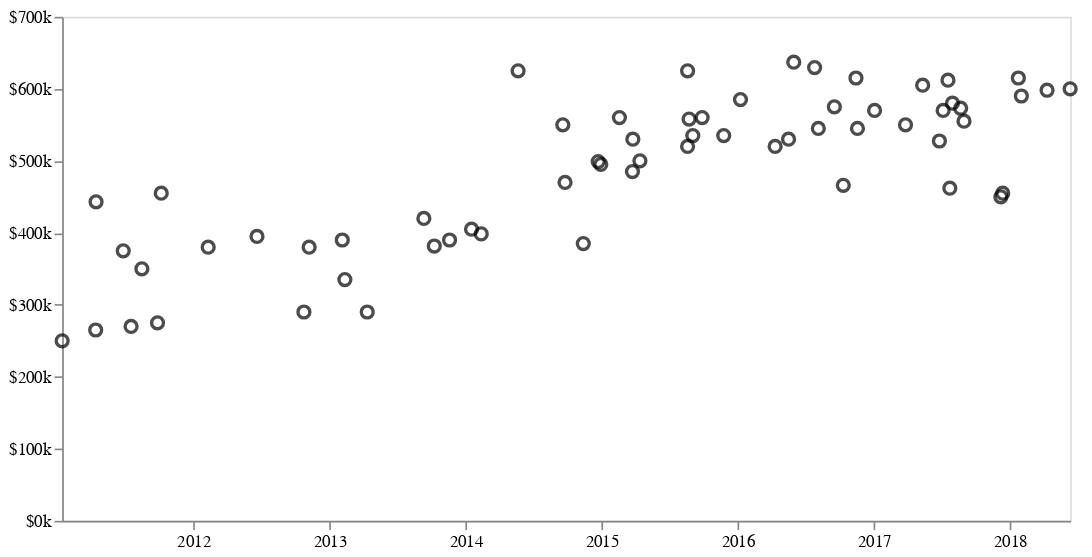

The cell this chart's notebook holds for it:
### Markdown cell above
###

### Code cell
chart = alt.Chart(df).mark_point(size=50, color="black").encode(
    x=alt.X(
        "date:T",
        axis=alt.Axis(title="", format="%Y", tickCount=7, grid=False),
    ),
    y=alt.Y(
        "price:Q",
        axis=alt.Axis(title="", format="$s", grid=False),
        scale=alt.Scale(domain=[0, 700000])
    ),
    tooltip=["unit", "price", "square_feet", "price_per_square_foot"]
).properties(width=600)

chart.configure_view(
    strokeOpacity=0
).save('assets/price-by-date.svg')

chart

### Figure 1 — Vega-Lite specification as saved in the notebook (floating-point values rounded to 4 significant figures)
{"$schema": "https://vega.github.io/schema/vega-lite/v2.4.3.json", "config": {"view": {"height": 300, "width": 400}}, "data": {"values": [{"bathrooms": 2, "bedrooms": 2, "date": "2018-06-12", "price": 600000, "price_per_square_foot": 453.5, "square_feet": 1323, "unit": 527, "url": "https://www.dlxco.com/the-promenade-west-lofts-condos-for-sale-lease-downtown-losangeles?mlsno=18-334730"}, {"bathrooms": 2, "bedrooms": 2, "date": "2018-04-11", "price": 598000, "price_per_square_foot": 443.6, "square_feet": 1348, "unit": 706, "url": "https://www.dlxco.com/the-promenade-west-lofts-condos-for-sale-lease-downtown-losangeles?mlsno=SR18004194CN"}, {"bathrooms": 2, "bedrooms": 2, "date": "2018-02-01", "price": 590000, "price_per_square_foot": 446.0, "square_feet": 1323, "unit": 409, "url": "https://www.dlxco.com/the-promenade-west-lofts-condos-for-sale-lease-downtown-losangeles?mlsno=18-302636"}, {"bathrooms": 3, "bedrooms": 2, "date": "2018-01-24", "price": 615000, "price_per_square_foot": 407.6, "square_feet": 1509, "unit": 315, "url": "https://www.dlxco.com/the-promenade-west-lofts-condos-for-sale-lease-downtown-losangeles?mlsno=17-280756"}, {"bathrooms": 1, "bedrooms": 1, "date": "2017-12-13", "price": 455000, "price_per_square_foot": 452.3, "square_feet": 1006, "unit": 804, "url": "https://www.dlxco.com/the-promenade-west-lofts-condos-for-sale-lease-downtown-losangeles?mlsno=17-276468"}, {"bathrooms": 2, "bedrooms": 1, "date": "2017-12-08", "price": 450000, "price_per_square_foot": 447.3, "square_feet": 1006, "unit": 803, "url": "https://www.dlxco.com/the-promenade-west-lofts-condos-for-sale-lease-downtown-losangeles?mlsno=RS17251377MR"}, {"bathrooms": 2, "bedrooms": 2, "date": "2017-08-31", "price": 555000, "price_per_square_foot": 450.5, "square_feet": 1232, "unit": 511, "url": "https://www.dlxco.com/the-promenade-west-lofts-condos-for-sale-lease-downtown-losangeles?mlsno=SR17142069CN"}, {"bathrooms": 2, "bedrooms": 2, "date": "2017-08-22", "price": 573000, "price_per_square_foot": 470.8, "square_feet": 1217, "unit": 305, "url": "https://www.dlxco.com/the-promenade-west-lofts-condos-for-sale-lease-downtown-losangeles?mlsno=17-241720"}, {"bathrooms": 3, "bedrooms": 2, "date": "2017-07-31", "price": 580000, "price_per_square_foot": 386.7, "square_feet": 1500, "unit": 316, "url": "https://www.dlxco.com/the-promenade-west-lofts-condos-for-sale-lease-downtown-losangeles?mlsno=17-206676"}, {"bathrooms": 1, "bedrooms": 1, "date": "2017-07-24", "price": 462000, "price_per_square_foot": 465.7, "square_feet": 992, "unit": 712, "url": "https://www.dlxco.com/the-promenade-west-lofts-condos-for-sale-lease-downtown-losangeles?mlsno=17-233274"}, {"bathrooms": 2, "bedrooms": 3, "date": "2017-07-19", "price": 612000, "price_per_square_foot": 375.9, "square_feet": 1628, "unit": 705, "url": "https://www.dlxco.com/the-promenade-west-lofts-condos-for-sale-lease-downtown-losangeles?mlsno=17-229802"}, {"bathrooms": 2, "bedrooms": 2, "date": "2017-07-06", "price": 570000, "price_per_square_foot": 468.4, "square_feet": 1217, "unit": 309, "url": "https://www.dlxco.com/the-promenade-west-lofts-condos-for-sale-lease-downtown-losangeles?mlsno=17-215688"}, {"bathrooms": 2, "bedrooms": 2, "date": "2017-06-26", "price": 527500, "price_per_square_foot": 391.3, "square_feet": 1348, "unit": 621, "url": "https://www.dlxco.com/the-promenade-west-lofts-condos-for-sale-lease-downtown-losangeles?mlsno=SB17104895MR"}, {"bathrooms": 3, "bedrooms": 2, "date": "2017-05-12", "price": 605000, "price_per_square_foot": 400.1, "square_feet": 1512, "unit": 206, "url": "https://www.dlxco.com/the-promenade-west-lofts-condos-for-sale-lease-downtown-losangeles?mlsno=17-211192"}, {"bathrooms": 2, "bedrooms": 3, "date": "2017-03-27", "price": 550000, "price_per_square_foot": 322.2, "square_feet": 1707, "unit": 520, "url": "https://www.dlxco.com/the-promenade-west-lofts-condos-for-sale-lease-downtown-losangeles?mlsno=16-166900"}, {"bathrooms": 2, "bedrooms": 2, "date": "2017-01-03", "price": 570000, "price_per_square_foot": 430.8, "square_feet": 1323, "unit": 619, "url": "https://www.dlxco.com/the-promenade-west-lofts-condos-for-sale-lease-downtown-losangeles?mlsno=16-176362"}, {"bathrooms": 2, "bedrooms": 2, "date": "2016-11-18", "price": 545000, "price_per_square_foot": 435.0, "square_feet": 1253, "unit": 501, "url": "https://www.dlxco.com/the-promenade-west-lofts-condos-for-sale-lease-downtown-losangeles?mlsno=16-149712"}, {"bathrooms": 2, "bedrooms": 2, "date": "2016-11-14", "price": 615000, "price_per_square_foot": 440.5, "square_feet": 1396, "unit": 808, "url": "https://www.dlxco.com/the-promenade-west-lofts-condos-for-sale-lease-downtown-losangeles?mlsno=16-138782"}, {"bathrooms": 1, "bedrooms": 1, "date": "2016-10-11", "price": 466000, "price_per_square_foot": 463.2, "square_feet": 1006, "unit": 806, "url": "https://www.dlxco.com/the-promenade-west-lofts-condos-for-sale-lease-downtown-losangeles?mlsno=16-122734"}, {"bathrooms": 2, "bedrooms": 2, "date": "2016-09-17", "price": 575000, "price_per_square_foot": 433.3, "square_feet": 1327, "unit": 415, "url": "https://www.dlxco.com/the-promenade-west-lofts-condos-for-sale-lease-downtown-losangeles?mlsno=16-142232"}, {"bathrooms": 1, "bedrooms": 1, "date": "2016-08-05", "price": 545000, "price_per_square_foot": 541.7, "square_feet": 1006, "unit": 802, "url": "https://www.dlxco.com/the-promenade-west-lofts-condos-for-sale-lease-downtown-losangeles?mlsno=16-125118"}, {"bathrooms": 3, "bedrooms": 2, "date": "2016-07-26", "price": 629500, "price_per_square_foot": 416.3, "square_feet": 1512, "unit": 314, "url": "https://www.dlxco.com/the-promenade-west-lofts-condos-for-sale-lease-downtown-losangeles?mlsno=16-124382"}, {"bathrooms": 2, "bedrooms": 3, "date": "2016-05-31", "price": 637000, "price_per_square_foot": 391.0, "square_feet": 1629, "unit": 505, "url": "https://www.dlxco.com/the-promenade-west-lofts-condos-for-sale-lease-downtown-losangeles?mlsno=PW16060511MR"}, {"bathrooms": 1, "bedrooms": 1, "date": "2016-05-17", "price": 530000, "price_per_square_foot": 526.8, "square_feet": 1006, "unit": 801, "url": "https://www.dlxco.com/the-promenade-west-lofts-condos-for-sale-lease-downtown-losangeles?mlsno=16-975267"}, {"bathrooms": 2, "bedrooms": 2, "date": "2016-04-11", "price": 520000, "price_per_square_foot": 385.8, "square_feet": 1348, "unit": 414, "url": "https://www.dlxco.com/the-promenade-west-lofts-condos-for-sale-lease-downtown-losangeles?mlsno=15-963651"}, {"bathrooms": 3, "bedrooms": 2, "date": "2016-01-09", "price": 585000, "price_per_square_foot": 386.9, "square_feet": 1512, "unit": 202, "url": "https://www.dlxco.com/the-promenade-west-lofts-condos-for-sale-lease-downtown-losangeles?mlsno=15-960051"}, {"bathrooms": 2, "bedrooms": 2, "date": "2015-11-25", "price": 535000, "price_per_square_foot": 408.1, "square_feet": 1311, "unit": 516, "url": "https://www.dlxco.com/the-promenade-west-lofts-condos-for-sale-lease-downtown-losangeles?mlsno=315009216IT"}, {"bathrooms": 2, "bedrooms": 2, "date": "2015-09-28", "price": 560000, "price_per_square_foot": 416.0, "square_feet": 1346, "unit": 504, "url": "https://www.dlxco.com/the-promenade-west-lofts-condos-for-sale-lease-downtown-losangeles?mlsno=15-927421"}, {"bathrooms": 2, "bedrooms": 2, "date": "2015-09-03", "price": 535000, "price_per_square_foot": 404.1, "square_feet": 1324, "unit": 611, "url": "https://www.dlxco.com/the-promenade-west-lofts-condos-for-sale-lease-downtown-losangeles?mlsno=15-906695"}, {"bathrooms": 2, "bedrooms": 2, "date": "2015-08-24", "price": 558000, "price_per_square_foot": 421.8, "square_feet": 1323, "unit": 616, "url": "https://www.dlxco.com/the-promenade-west-lofts-condos-for-sale-lease-downtown-losangeles?mlsno=15-907973"}, {"bathrooms": 2, "bedrooms": 2, "date": "2015-08-20", "price": 625000, "price_per_square_foot": 472.4, "square_feet": 1323, "unit": 527, "url": "https://www.dlxco.com/the-promenade-west-lofts-condos-for-sale-lease-downtown-losangeles?mlsno=AR15120825MR"}, {"bathrooms": 2, "bedrooms": 2, "date": "2015-08-20", "price": 520000, "price_per_square_foot": 385.8, "square_feet": 1348, "unit": 701, "url": "https://www.dlxco.com/the-promenade-west-lofts-condos-for-sale-lease-downtown-losangeles?mlsno=15-913217"}, {"bathrooms": 2, "bedrooms": 2, "date": "2015-04-14", "price": 500000, "price_per_square_foot": 370.9, "square_feet": 1348, "unit": 704, "url": "https://www.dlxco.com/the-promenade-west-lofts-condos-for-sale-lease-downtown-losangeles?mlsno=15-824505"}, {"bathrooms": 2, "bedrooms": 2, "date": "2015-03-26", "price": 530000, "price_per_square_foot": 393.2, "square_feet": 1348, "unit": 412, "url": "https://www.dlxco.com/the-promenade-west-lofts-condos-for-sale-lease-downtown-losangeles?mlsno=15-879535"}, {"bathrooms": 3, "bedrooms": 2, "date": "2015-03-25", "price": 485000, "price_per_square_foot": 321.4, "square_feet": 1509, "unit": 319, "url": "https://www.dlxco.com/the-promenade-west-lofts-condos-for-sale-lease-downtown-losangeles?mlsno=14-795913"}, {"bathrooms": 3, "bedrooms": 2, "date": "2015-02-18", "price": 560000, "price_per_square_foot": 373.3, "square_feet": 1500, "unit": 203, "url": "https://www.dlxco.com/the-promenade-west-lofts-condos-for-sale-lease-downtown-losangeles?mlsno=14-812843"}, {"bathrooms": 2, "bedrooms": 2, "date": "2014-12-30", "price": 495000, "price_per_square_foot": 374.1, "square_feet": 1323, "unit": 524, "url": "https://www.dlxco.com/the-promenade-west-lofts-condos-for-sale-lease-downtown-losangeles?mlsno=14-781543"}, {"bathrooms": 2, "bedrooms": 2, "date": "2014-12-23", "price": 499000, "price_per_square_foot": 410.0, "square_feet": 1217, "unit": 209, "url": "https://www.dlxco.com/the-promenade-west-lofts-condos-for-sale-lease-downtown-losangeles?mlsno=14-812935"}, {"bathrooms": 1, "bedrooms": 1, "date": "2014-11-13", "price": 385000, "price_per_square_foot": 382.7, "square_feet": 1006, "unit": 610, "url": "https://www.dlxco.com/the-promenade-west-lofts-condos-for-sale-lease-downtown-losangeles?mlsno=14-791495"}, {"bathrooms": 3, "bedrooms": 2, "date": "2014-09-25", "price": 470000, "price_per_square_foot": 313.8, "square_feet": 1498, "unit": 317, "url": "https://www.dlxco.com/the-promenade-west-lofts-condos-for-sale-lease-downtown-losangeles?mlsno=214012630IT"}, {"bathrooms": 3, "bedrooms": 2, "date": "2014-09-19", "price": 550000, "price_per_square_foot": 363.8, "square_feet": 1512, "unit": 206, "url": "https://www.dlxco.com/the-promenade-west-lofts-condos-for-sale-lease-downtown-losangeles?mlsno=14-738439"}, {"bathrooms": 2, "bedrooms": 3, "date": "2014-05-22", "price": 625000, "price_per_square_foot": 370.9, "square_feet": 1685, "unit": 405, "url": "https://www.dlxco.com/the-promenade-west-lofts-condos-for-sale-lease-downtown-losangeles?mlsno=14-745001"}, {"bathrooms": 3, "bedrooms": 2, "date": "2014-02-12", "price": 398500, "price_per_square_foot": 264.1, "square_feet": 1509, "unit": 319, "url": "https://www.dlxco.com/the-promenade-west-lofts-condos-for-sale-lease-downtown-losangeles?mlsno=SR13129134CN"}, {"bathrooms": 2, "bedrooms": 2, "date": "2014-01-17", "price": 405000, "price_per_square_foot": 306.8, "square_feet": 1320, "unit": 108, "url": "https://www.dlxco.com/the-promenade-west-lofts-condos-for-sale-lease-downtown-losangeles?mlsno=13-719047"}, {"bathrooms": 1, "bedrooms": 1, "date": "2013-11-19", "price": 390000, "price_per_square_foot": 387.7, "square_feet": 1006, "unit": 711, "url": "https://www.dlxco.com/the-promenade-west-lofts-condos-for-sale-lease-downtown-losangeles?mlsno=13-689693"}, {"bathrooms": 2, "bedrooms": 2, "date": "2013-10-09", "price": 381650, "price_per_square_foot": 313.6, "square_feet": 1217, "unit": 211, "url": "https://www.dlxco.com/the-promenade-west-lofts-condos-for-sale-lease-downtown-losangeles?mlsno=PW13077881MR"}, {"bathrooms": 2, "bedrooms": 2, "date": "2013-09-11", "price": 420000, "price_per_square_foot": 340.9, "square_feet": 1232, "unit": 502, "url": "https://www.dlxco.com/the-promenade-west-lofts-condos-for-sale-lease-downtown-losangeles?mlsno=13-664793"}, {"bathrooms": 1, "bedrooms": 1, "date": "2013-04-12", "price": 290000, "price_per_square_foot": 289.1, "square_feet": 1003, "unit": 609, "url": "https://www.dlxco.com/the-promenade-west-lofts-condos-for-sale-lease-downtown-losangeles?mlsno=S710858MR"}, {"bathrooms": 2, "bedrooms": 2, "date": "2013-02-11", "price": 335000, "price_per_square_foot": 253.2, "square_feet": 1323, "unit": 522, "url": "https://www.dlxco.com/the-promenade-west-lofts-condos-for-sale-lease-downtown-losangeles?mlsno=P837804MR"}, {"bathrooms": 2, "bedrooms": 2, "date": "2013-02-04", "price": 390000, "price_per_square_foot": 293.9, "square_feet": 1327, "unit": 403, "url": "https://www.dlxco.com/the-promenade-west-lofts-condos-for-sale-lease-downtown-losangeles?mlsno=12-631013"}, {"bathrooms": 2, "bedrooms": 2, "date": "2012-11-07", "price": 380000, "price_per_square_foot": 286.4, "square_feet": 1327, "unit": 416, "url": "https://www.dlxco.com/the-promenade-west-lofts-condos-for-sale-lease-downtown-losangeles?mlsno=22167529IT"}, {"bathrooms": 2, "bedrooms": 2, "date": "2012-10-24", "price": 290000, "price_per_square_foot": 218.5, "square_feet": 1327, "unit": 526, "url": "https://www.dlxco.com/the-promenade-west-lofts-condos-for-sale-lease-downtown-losangeles?mlsno=12-598567"}, {"bathrooms": 2, "bedrooms": 2, "date": "2012-06-20", "price": 395000, "price_per_square_foot": 298.6, "square_feet": 1323, "unit": 308, "url": "https://www.dlxco.com/the-promenade-west-lofts-condos-for-sale-lease-downtown-losangeles?mlsno=12-593925"}, {"bathrooms": 2, "bedrooms": 2, "date": "2012-02-10", "price": 380000, "price_per_square_foot": 286.4, "square_feet": 1327, "unit": 415, "url": "https://www.dlxco.com/the-promenade-west-lofts-condos-for-sale-lease-downtown-losangeles?mlsno=11-569123"}, {"bathrooms": 3, "bedrooms": 2, "date": "2011-10-07", "price": 455000, "price_per_square_foot": 301.9, "square_feet": 1507, "unit": 205, "url": "https://www.dlxco.com/the-promenade-west-lofts-condos-for-sale-lease-downtown-losangeles?mlsno=11-535629"}, {"bathrooms": 3, "bedrooms": 2, "date": "2011-09-27", "price": 275000, "price_per_square_foot": 181.9, "square_feet": 1512, "unit": 216, "url": "https://www.dlxco.com/the-promenade-west-lofts-condos-for-sale-lease-downtown-losangeles?mlsno=C11032172MR"}, {"bathrooms": 2, "bedrooms": 2, "date": "2011-08-16", "price": 350000, "price_per_square_foot": 284.1, "square_feet": 1232, "unit": 511, "url": "https://www.dlxco.com/the-promenade-west-lofts-condos-for-sale-lease-downtown-losangeles?mlsno=11-524713"}, {"bathrooms": 1, "bedrooms": 1, "date": "2011-07-18", "price": 270000, "price_per_square_foot": 268.4, "square_feet": 1006, "unit": 804, "url": "https://www.dlxco.com/the-promenade-west-lofts-condos-for-sale-lease-downtown-losangeles?mlsno=11-505205"}, {"bathrooms": 3, "bedrooms": 2, "date": "2011-06-27", "price": 375000, "price_per_square_foot": 248.0, "square_feet": 1512, "unit": 314, "url": "https://www.dlxco.com/the-promenade-west-lofts-condos-for-sale-lease-downtown-losangeles?mlsno=11-507735"}, {"bathrooms": 3, "bedrooms": 2, "date": "2011-04-15", "price": 443000, "price_per_square_foot": 295.3, "square_feet": 1500, "unit": 203, "url": "https://www.dlxco.com/the-promenade-west-lofts-condos-for-sale-lease-downtown-losangeles?mlsno=10-469183"}, {"bathrooms": 2, "bedrooms": 2, "date": "2011-04-14", "price": 265000, "price_per_square_foot": 217.7, "square_feet": 1217, "unit": 107, "url": "https://www.dlxco.com/the-promenade-west-lofts-condos-for-sale-lease-downtown-losangeles?mlsno=R1006067MR"}, {"bathrooms": 1, "bedrooms": 1, "date": "2011-01-14", "price": 250000, "price_per_square_foot": 252.0, "square_feet": 992, "unit": 714, "url": "https://www.dlxco.com/the-promenade-west-lofts-condos-for-sale-lease-downtown-losangeles?mlsno=10-480135"}]}, "encoding": {"tooltip": [{"field": "unit", "type": "quantitative"}, {"field": "price", "type": "quantitative"}, {"field": "square_feet", "type": "quantitative"}, {"field": "price_per_square_foot", "type": "quantitative"}], "x": {"axis": {"format": "%Y", "grid": false, "tickCount": 7, "title": ""}, "field": "date", "type": "temporal"}, "y": {"axis": {"format": "$s", "grid": false, "title": ""}, "field": "price", "scale": {"domain": [0, 700000]}, "type": "quantitative"}}, "mark": {"color": "black", "size": 50, "type": "point"}, "width": 600}
